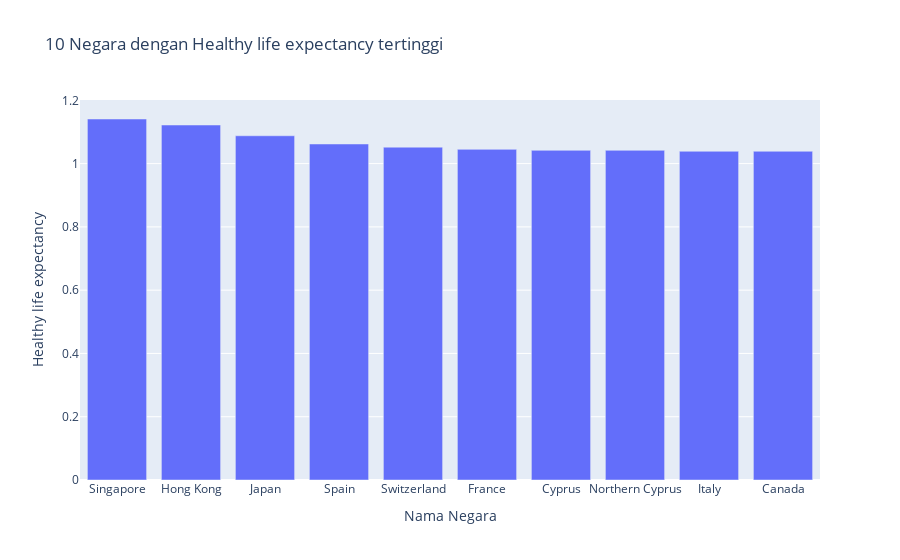

Source (notebook cell):
### Markdown cell above
__10 Negara dengan Healthy life expectancy tertinggi__

### Code cell
df6 = df.sort_values(by=['Healthy life expectancy'], ascending=False).head(10)
plot = go.Bar(x =df6['Country or region'], y = df6['Healthy life expectancy'])
fig = go.Figure(data=plot)
fig.update_layout(title = '10 Negara dengan Healthy life expectancy tertinggi',
                  xaxis_title='Nama Negara', yaxis_title='Healthy life expectancy')
fig.show()

### Figure 1 — Plotly figure (JSON) as saved in the notebook; plotly's stock layout.template omitted (floating-point values rounded to 4 significant figures)
{"data": [{"type": "bar", "x": ["Singapore", "Hong Kong", "Japan", "Spain", "Switzerland", "France", "Cyprus", "Northern Cyprus", "Italy", "Canada"], "y": [1.141, 1.122, 1.088, 1.062, 1.052, 1.045, 1.042, 1.042, 1.039, 1.039]}], "layout": {"title": {"text": "10 Negara dengan Healthy life expectancy tertinggi"}, "xaxis": {"title": {"text": "Nama Negara"}}, "yaxis": {"title": {"text": "Healthy life expectancy"}}}}
